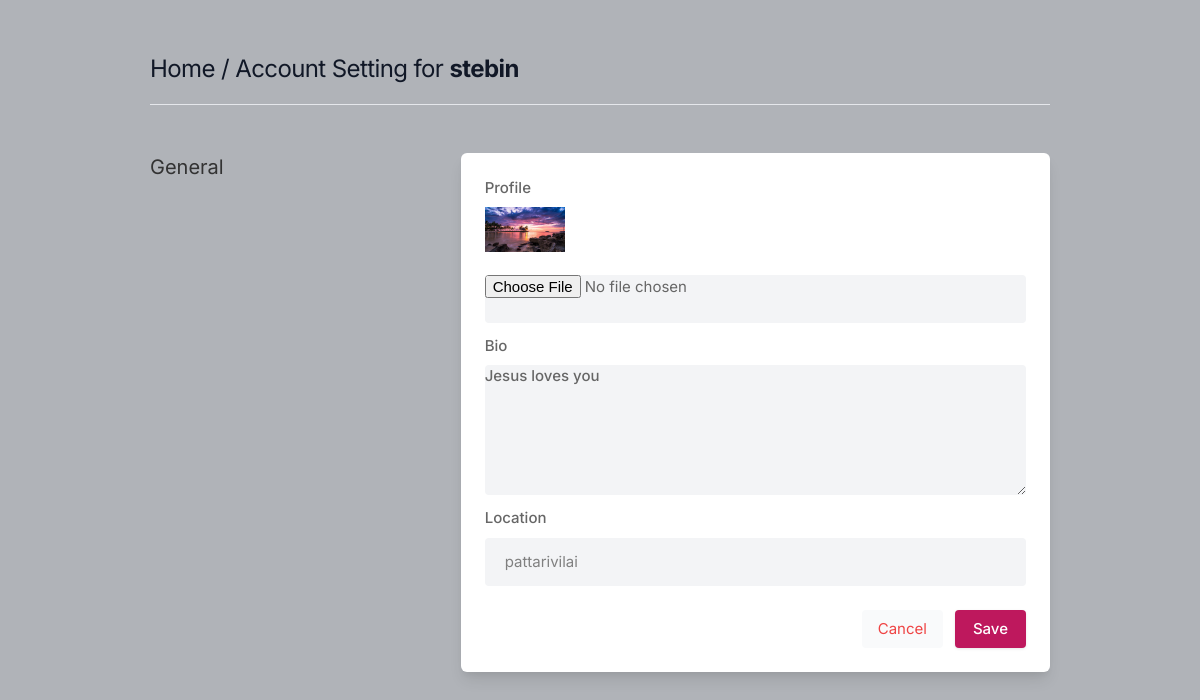
The app's page /settings/ (signed in), older data.
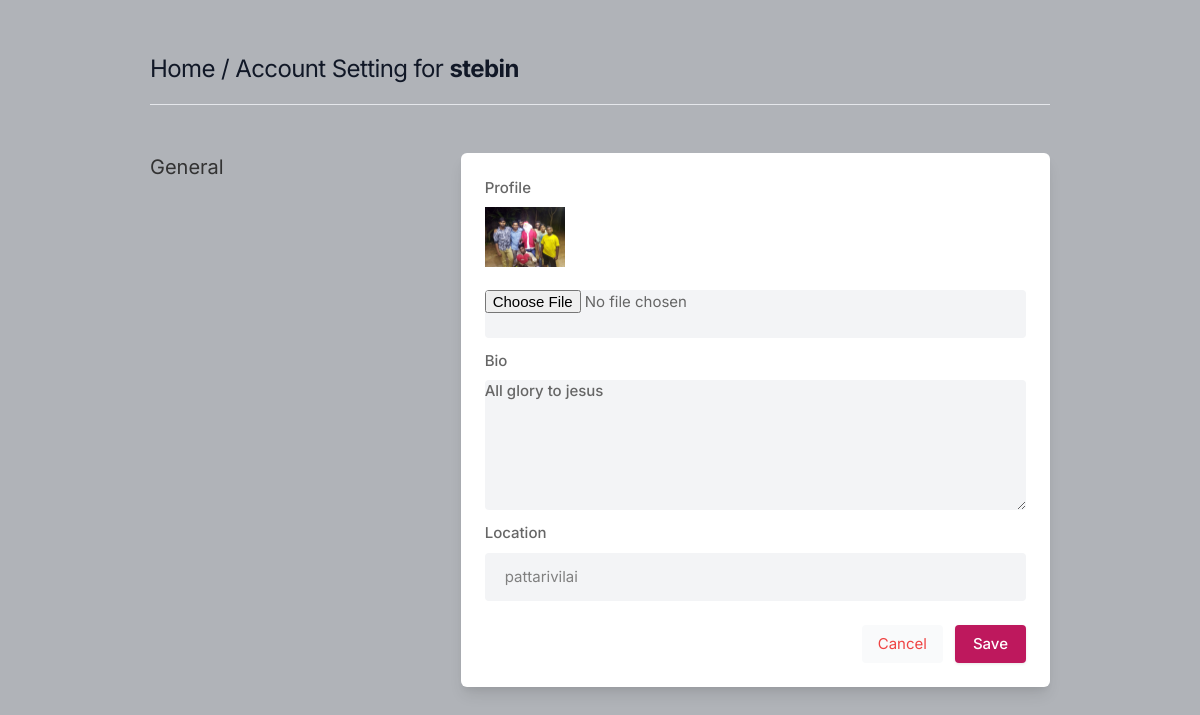
The same page, newer data.
### instaBook/models.py (models this page shows, shortened)
class Profile(models.Model):
    user= models.ForeignKey(User,on_delete=models.CASCADE)
    id_user=models.IntegerField()
    bio=models.TextField(blank=True,max_length=500)
    profileimg=models.ImageField(upload_to='profile_images',default='blank_profile.png')
    location= models.CharField(max_length=200)

### instaBook/views.py (the view, shortened to what this page needs)
# urls.py: path('settings/',views.settings,name='settings'),
@login_required(login_url='signin')
def settings(request):
    user_profile=Profile.objects.get(user=request.user)
    return render(request,'setting.html',{'user_profile':user_profile})

### templates/setting.html (shortened to what this page needs)
{% load static %}
<!DOCTYPE html>
<html lang="en">
<head>
    <link rel="stylesheet" href="{% static 'assets/css/icons.css' %}">
    <link rel="stylesheet" href="{% static 'assets/css/uikit.css' %}">
    <link rel="stylesheet" href="{% static 'assets/css/style.css' %}">
    <link rel="stylesheet" href="{% static 'assets/css/tailwind.css' %}">
</head>
<body>
            <div class="container m-auto">
                <h1 class="text-2xl leading-none text-gray-900 tracking-tight mt-3"><a href="/">Home</a> / Account Setting for <b>{{user.username}}</b> </h1>
                <br>
                <hr>
                <div class="grid lg:grid-cols-3 mt-12 gap-8">
                    <div>
                        <h3 class="text-xl mb-2">General</h3>
                    </div>
                    <div class="bg-white rounded-md lg:shadow-lg shadow col-span-2">
                        <form action="" method="POST" enctype="multipart/form-data">
                       <div class="grid grid-cols-2 gap-3 lg:p-6 p-4">
                           <div class="col-span-2">
                            <label for="">Profile</label>
                            <img height="100" width="80" src="{{user_profile.profileimg.url}}" alt="Image"><br>
                            <input type="file" name='image' value="" class="shadow-none bg-gray-100">
                        </div>
                            <div class="col-span-2">
                                <label for="about">Bio</label>
                                <textarea id="about" name="bio" rows="3"  class="shadow-none bg-gray-100">{{user_profile.bio}}</textarea>
                            </div>
                            <div class="col-span-2">
                                <label for=""> Location</label>
                                <input type="text" name='location'  value="{{user_profile.location}}" class="shadow-none bg-gray-100">
                            </div>
                       </div>
                       <div class="bg-gray-10 p-6 pt-0 flex justify-end space-x-3">
                           <button class="p-2 px-4 rounded bg-gray-50 text-red-500"><a href="/">Cancel</a> </button>
                           <button type="submit" class="button bg-blue-700"> Save </button>
                       </div>
                    </form>
                    </div>
                    <br>
                </div>
            </div>
</body>
</html>

### static/assets/css/style.css (style rules this page uses)
body { background-color: #B0B3B8!important; }
button { vertical-align: middle; }
span.button, button.button { background-color: #be185d; top: 0; color: #fff; position: relative; padding: 8px 18px; line-height: 22px; position: relative; font-weight: 500; font-size: 15px; display: inline-block; -webkit-transition: all 0.2s ease-in-out; transition: all 0.2s ease-in-out; cursor: pointer; overflow: hidden; border: none; border-radius: 4px; -webkit-box-shadow: 0 1px 3px rgba(0, 0, 0, 0.1); box-shadow: 0 1px 3px rgba(0, 0, 0, 0.1); }
input { height: 48px; line-height: 48px; padding: 0 20px; outline: none; font-size: 15px; color: #808080; max-width: 100%; width: 100%; -webkit-box-sizing: border-box; box-sizing: border-box; display: block; font-weight: 400; opacity: 1; border-radius: 4px; border: none; -webkit-box-shadow: 0 1px 4px 0px rgba(0, 0, 0, 0.12); box-shadow: 0 1px 4px 0px rgba(0, 0, 0, 0.12); }
input[type="text"], input[type="password"], input[type="email"], input[type="number"] { height: 48px; line-height: 48px; padding: 0 20px; outline: none; font-size: 15px; color: #808080; max-width: 100%; width: 100%; -webkit-box-sizing: border-box; box-sizing: border-box; display: block; font-weight: 400; opacity: 1; border-radius: 4px; border: none; -webkit-box-shadow: 0 1px 4px 0px rgba(0, 0, 0, 0.12); box-shadow: 0 1px 4px 0px rgba(0, 0, 0, 0.12); }
textarea { height: 48px; line-height: 48px; padding: 0 20px; outline: none; font-size: 15px; color: #808080; margin: 0 0 16px 0; max-width: 100%; width: 100%; -webkit-box-sizing: border-box; box-sizing: border-box; display: block; background-color: #fff; font-weight: 500; opacity: 1; border-radius: 4px; border: none; -webkit-box-shadow: 0 1px 4px 0px rgba(0, 0, 0, 0.12); box-shadow: 0 1px 4px 0px rgba(0, 0, 0, 0.12); }
input { -webkit-transition: all 0.1s ease-in-out; transition: all 0.1s ease-in-out; }
::placeholder { color: #808080; opacity: 1; }
textarea { height: auto; line-height: 27px; padding: 20px; min-height: 130px; -webkit-transition: none !important; transition: none !important; min-width: 100%; }
label, legend { display: block; font-weight: bold; font-size: 15px; font-weight: 500; margin-bottom: 8px; }
button { border: none; margin: 0; padding: 0; width: auto; overflow: visible; background: transparent; color: inherit; font: inherit; line-height: normal; cursor: pointer; }
a { color: #be185d; -webkit-transition: 0.3s; transition: 0.3s; outline: none !important; }
button { outline: none !important; }
img { max-width: 100%; }
body { color: #666; font-size: 15px; line-height: 27px; background-color: #f0f2f5; font-family: "Inter", sans-serif; text-transform: none; }
h1, h2, h3, h4, h5, h6 { font-family: "Inter", sans-serif; text-transform: none; }
input[type="text"], input[type="password"], input[type="email"] { font-family: "Inter", sans-serif; text-transform: none; }
textarea, select { font-family: "Inter", sans-serif; text-transform: none; }
button, body .pac-container { font-family: "Inter", sans-serif; text-transform: none; }
h1, h2, h3, h4, h5, h6 { color: #333; font-weight: 500; margin: 0; padding: 0; }
h1 { font-size: 32px; }
h3 { font-size: 22px; }
b, strong { font-weight: 700 !important; }
@media (min-width: 1024px) { .container { max-width: 900px !important; padding-top: 45px; } }
.shadow-none { -webkit-box-shadow: none !important; box-shadow: none !important; }

Row changes from the older to the newer data that the page shows:
changed Profile "pattarivilai": profileimg: a different picture; bio "Jesus loves you" → "All glory to jesus"
